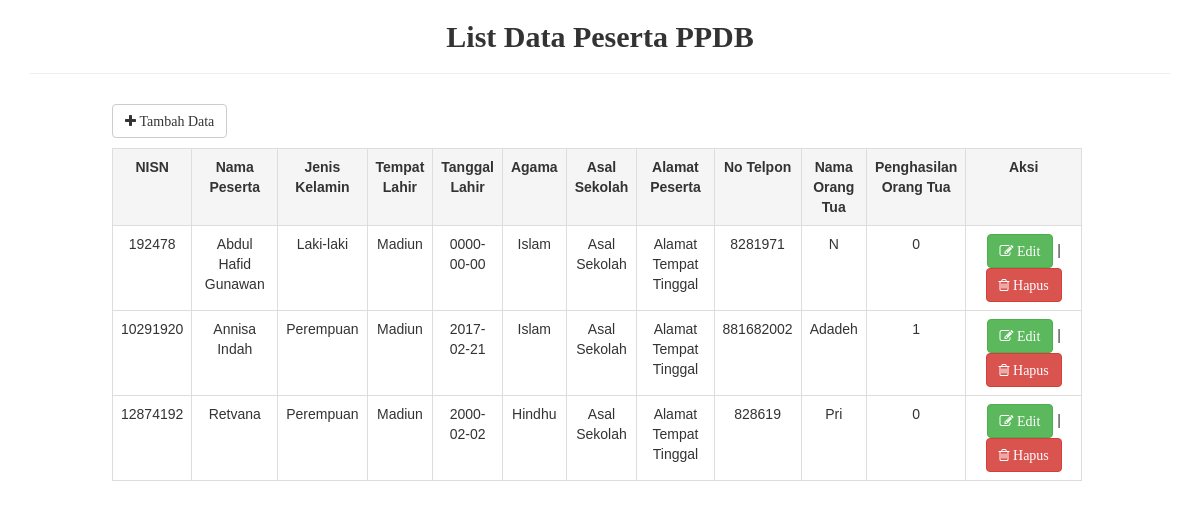
The page / on the database its author committed.
### tables this page shows
CREATE TABLE `peserta_ppdb` (
  `nis` int(20) NOT NULL,
  `nama` varchar(20) NOT NULL,
  `tempat_lahir` varchar(20) NOT NULL,
  `tgl_lahir` date NOT NULL,
  `id_jk` int(1) NOT NULL,
  `id_agama` int(1) NOT NULL,
  `asal_sekolah` varchar(20) NOT NULL,
  `alamat` text NOT NULL,
  `no_telp` bigint(12) NOT NULL,
  `nama_ortu` varchar(20) NOT NULL,
  `id_penghasilan_ortu` int(1) NOT NULL
);

CREATE TABLE `jeniskelamin` (
  `id_jk` int(1) NOT NULL,
  `jenis_kelamin` varchar(10) NOT NULL
);

CREATE TABLE `agama` (
  `id_agama` int(1) NOT NULL,
  `nama_agama` varchar(10) NOT NULL
);

### index.php (the view, shortened to what this page needs)
<?php
include "koneksi.php";
	$sql = "SELECT 	nis, nama, tempat_lahir, tgl_lahir, id_jk, id_agama, asal_sekolah, alamat, no_telp, nama_ortu, id_penghasilan_ortu FROM peserta_ppdb";
	$data = mysqli_query($con, $sql);
	function jenisKelamin($idJk, $koneksi){
	$sql = "SELECT jenis_kelamin FROM jeniskelamin WHERE id_jk='$idJk'";
	$data = mysqli_query($koneksi, $sql);
	$jenis = mysqli_fetch_assoc($data);
	return $jenis['jenis_kelamin'];
	}
	function namaAgama($idAgama, $koneksi){
	$sql = "SELECT nama_agama FROM agama WHERE id_agama='$idAgama'";
	$data = mysqli_query($koneksi, $sql);
	$agama = mysqli_fetch_assoc($data);
	return $agama['nama_agama'];
	}
?>
<!DOCTYPE html>
<html>
<head>
<link rel="stylesheet" type="text/css" href="css/bootstrap.css" />
<link rel="stylesheet" type="text/css" href="css/font-awesome.css" />
<link rel="stylesheet" type="text/css" href="css/font-awesome.min.css" />
<link rel="stylesheet" type="text/css" href="css/fashion.css">
</head>
<body>
	<header>
			<div class="container-fluid">
				<div class="container text-center">
					<h2 style="font-weight: bold;">List Data Peserta PPDB</h2>
					<hr>
				</div>
			</div>
	</header>
	<div class="container-fluid">
		<div class="row">
			<div class="col-md-10 col-sm-6">
				<a href="tambah-data.php" class="btn btn-default btn1"><span class="fa fa-plus"> Tambah Data</span></a>
					<table class="table table-bordered table-responsive">
						<tr class="active">
							<th>NISN</th>
							<th width="200">Nama Peserta</th>
							<th>Jenis Kelamin</th>
							<th>Tempat Lahir</th>
							<th>Tanggal Lahir</th>
							<th>Agama</th>
							<th>Asal Sekolah</th>
							<th width="200">Alamat Peserta</th>
							<th>No Telpon</th>
							<th>Nama Orang Tua</th>
							<th>Penghasilan Orang Tua</th>
							<th width="400">Aksi</th>
						</tr>
					<?php
						foreach ($data as $row):
					?>
						<tr>
							<td><?php echo $row['nis'] ?></td>
							<td><?php echo $row['nama'] ?></td>
							<td><?php echo jenisKelamin($row['id_jk'], $con); ?></td>
							<td><?php echo $row['tempat_lahir'] ?></td>
							<td><?php echo $row['tgl_lahir'] ?></td>
							<td><?php echo namaAgama($row['id_agama'], $con); ?></td>
							<td><?php echo $row['asal_sekolah']; ?></td>
							<td><?php echo $row['alamat'] ?></td>
							<td><?php echo $row['no_telp'] ?></td>
							<td><?php echo $row['nama_ortu']; ?></td>
							<td><?php echo $row['id_penghasilan_ortu']; ?></td>
							<td><a href="ubah-data.php?nis=<?php echo $row['nis'] ?>" class="btn btn-success"><span class="fa fa-edit"> Edit</span></a> | <a href="hapus-data.php?nis=<?php echo $row['nis'] ?>" class="btn btn-danger"><span class="fa fa-trash-o"> Hapus</span></a></td>
							</tr>
					<?php endforeach; ?>
					</table>
			</div>
		</div>
	</div>
</body>
</html>

### css/fashion.css (style rules this page uses)
header h2 { font-family: Pacofico; font-weight: bold; }
.btn1 { margin-top: 10px; margin-left: 10%; }
table { text-align: center; margin-top: 1%; margin-left: 10%; }
table tr th { text-align: center; }

### rows shown on the page
peserta_ppdb: nis "192478", nama "Abdul Hafid Gunawan", id_jk.jenis_kelamin "Laki-laki", tempat_lahir "Madiun", tgl_lahir "0000-00-00", id_agama.nama_agama "Islam", asal_sekolah "Asal Sekolah", alamat "Alamat Tempat Tinggal", no_telp "8281971", nama_ortu "N", id_penghasilan_ortu "0"
peserta_ppdb: nis "10291920", nama "Annisa Indah", id_jk.jenis_kelamin "Perempuan", tempat_lahir "Madiun", tgl_lahir "2017-02-21", id_agama.nama_agama "Islam", asal_sekolah "Asal Sekolah", alamat "Alamat Tempat Tinggal", no_telp "881682002", nama_ortu "Adadeh", id_penghasilan_ortu "1"
peserta_ppdb: nis "12874192", nama "Retvana", id_jk.jenis_kelamin "Perempuan", tempat_lahir "Madiun", tgl_lahir "2000-02-02", id_agama.nama_agama "Hindhu", asal_sekolah "Asal Sekolah", alamat "Alamat Tempat Tinggal", no_telp "828619", nama_ortu "Pri", id_penghasilan_ortu "0"
